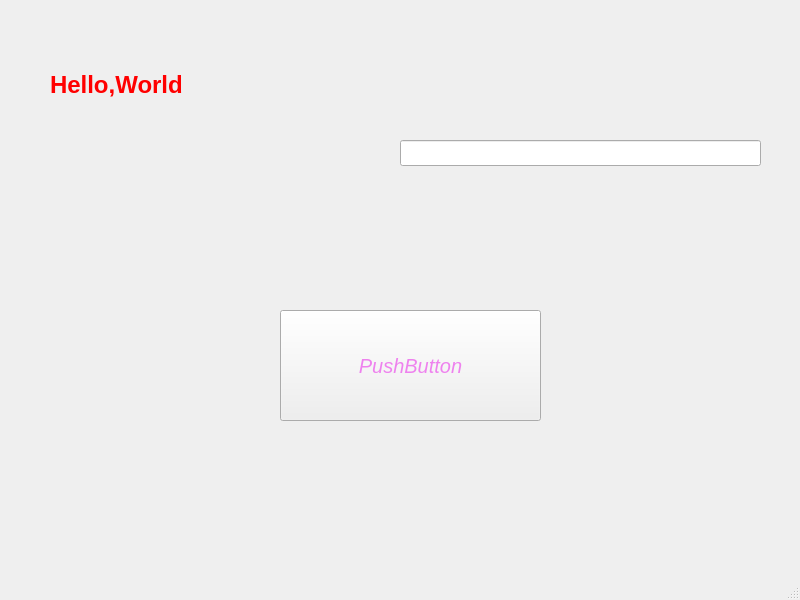
<?xml version="1.0" encoding="UTF-8"?>
<ui version="4.0">
 <class>MainWindow</class>
 <widget class="QMainWindow" name="MainWindow">
  <property name="geometry">
   <rect>
    <x>0</x>
    <y>0</y>
    <width>800</width>
    <height>600</height>
   </rect>
  </property>
  <property name="windowTitle">
   <string>MainWindow</string>
  </property>
  <property name="styleSheet">
   <string notr="true">background-image: url(:/resources/resources/background.jpg);</string>
  </property>
  <widget class="QWidget" name="centralwidget">
   <widget class="QLabel" name="label">
    <property name="geometry">
     <rect>
      <x>50</x>
      <y>20</y>
      <width>201</width>
      <height>131</height>
     </rect>
    </property>
    <property name="text">
     <string>&lt;h1&gt;&lt;font color = red&gt;Hello,World&lt;/h1&gt;
</string>
    </property>
   </widget>
   <widget class="QPushButton" name="pushButton">
    <property name="geometry">
     <rect>
      <x>280</x>
      <y>310</y>
      <width>261</width>
      <height>111</height>
     </rect>
    </property>
    <property name="styleSheet">
     <string notr="true">color: violet;
font-size:20px;
 font-style:italic;</string>
    </property>
    <property name="text">
     <string>PushButton</string>
    </property>
   </widget>
   <widget class="QLineEdit" name="lineEdit">
    <property name="geometry">
     <rect>
      <x>400</x>
      <y>140</y>
      <width>361</width>
      <height>26</height>
     </rect>
    </property>
    <property name="styleSheet">
     <string notr="true">font: italic 11pt &quot;Chilanka&quot;;
color:violet;
font-color:blue;</string>
    </property>
    <property name="cursorMoveStyle">
     <enum>Qt::CursorMoveStyle::VisualMoveStyle</enum>
    </property>
   </widget>
  </widget>
  <widget class="QMenuBar" name="menubar">
   <property name="geometry">
    <rect>
     <x>0</x>
     <y>0</y>
     <width>800</width>
     <height>23</height>
    </rect>
   </property>
  </widget>
  <widget class="QStatusBar" name="statusbar"/>
 </widget>
 <resources/>
 <connections/>
</ui>
